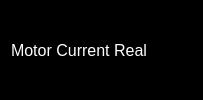
           <widget class="QWidget" name="motorCurrentRealWidget" native="true">
            <property name="styleSheet">
             <string notr="true">background-color: rgb(0, 0, 0);</string>
            </property>
            <layout class="QHBoxLayout" name="horizontalLayout_10">
             <item>
              <widget class="QLabel" name="label_25">
               <property name="font">
                <font>
                 <pointsize>12</pointsize>
                </font>
               </property>
               <property name="styleSheet">
                <string notr="true">color: white;
</string>
               </property>
               <property name="text">
                <string>Motor Current Real</string>
               </property>
              </widget>
             </item>
             <item alignment="Qt::AlignHCenter">
              <widget class="QLabel" name="motorCurrentRealLeftLabel">
               <property name="font">
                <font>
                 <pointsize>12</pointsize>
                </font>
               </property>
               <property name="styleSheet">
                <string notr="true">color: white;</string>
               </property>
               <property name="text">
                <string/>
               </property>
              </widget>
             </item>
             <item alignment="Qt::AlignHCenter">
              <widget class="QLabel" name="motorCurrentRealAvgLabel">
               <property name="font">
                <font>
                 <pointsize>12</pointsize>
                </font>
               </property>
               <property name="styleSheet">
                <string notr="true">color: white;</string>
               </property>
               <property name="text">
                <string/>
               </property>
              </widget>
             </item>
             <item alignment="Qt::AlignHCenter">
              <widget class="QLabel" name="motorCurrentRealRightLabel">
               <property name="font">
                <font>
                 <pointsize>12</pointsize>
                </font>
               </property>
               <property name="styleSheet">
                <string notr="true">color: white;</string>
               </property>
               <property name="text">
                <string/>
               </property>
              </widget>
             </item>
            </layout>
           </widget>
